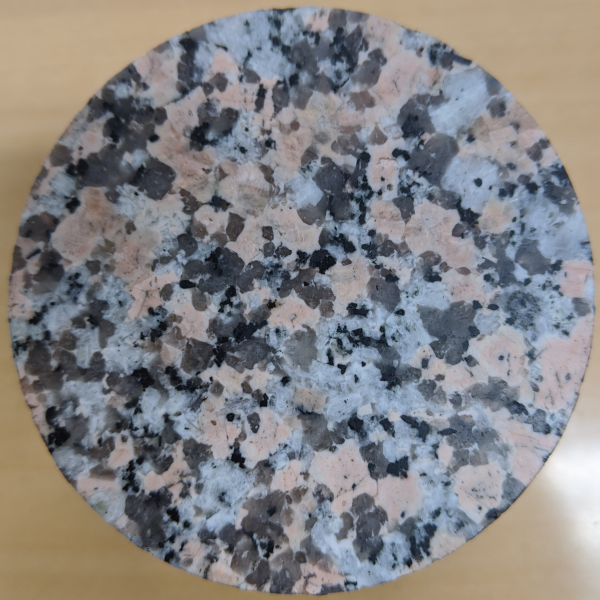
#> input picture Src/Model/core_top_face.png, 1200 x 1199 px, found by its file name (shown at 1/2 size)
$ python img.py
#> lines starting #> are read from the running program, lines starting #| are printed output that depends on the picture
from PIL import Image
import numpy as np
import matplotlib.pyplot as plt

im=np.array(Image.open("core_top_face.png"))
#> im is the input picture: shape (1199, 1200, 3); mean R, G, B 132.2, 130.8, 131.7
print(type(im))
#| <class 'numpy.ndarray'>
print(im.dtype)
#| uint8
print(im.shape)
#| (1199, 1200, 3)

fig=plt.figure()
ax=fig.add_subplot(111)
ax.imshow(im)

Xa=[300,300]
Xb=[900,900]

xlim=ax.get_xlim()
ylim=ax.get_xlim()

ax.vlines(Xa[0],ylim[0],ylim[1])
ax.vlines(Xb[0],ylim[0],ylim[1])
ax.hlines(Xa[1],xlim[0],xlim[1])
ax.hlines(Xb[1],xlim[0],xlim[1])

IM=im[Xa[0]:Xb[0],Xa[1]:Xb[1],:]
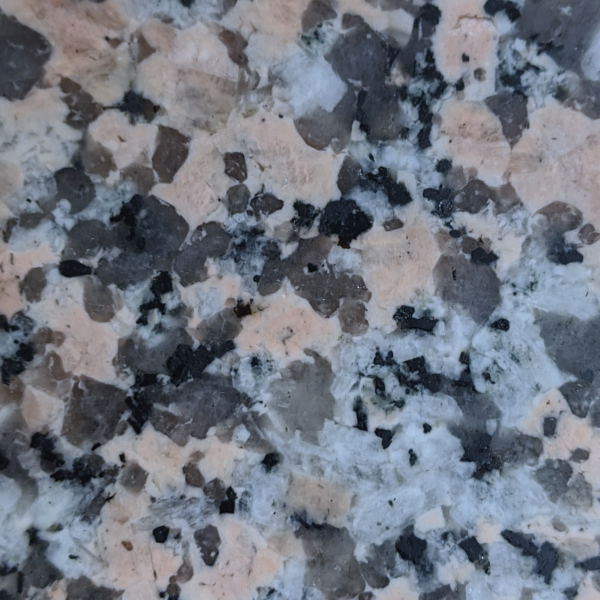
#> IM: shape (600, 600, 3); mean R, G, B 113.4, 118.9, 129.5
print(np.shape(IM))
#| (600, 600, 3)

fig2=plt.figure()
bx=fig2.add_subplot(121)
bx.imshow(IM[:,:,:])
cx=fig2.add_subplot(122)
ix=325
Rx=IM[ix,:,0]
#> Rx = 600 values, max 181 at index 319, min 6 at index 506, mean 114.1
Gx=IM[ix,:,1]
#> Gx = 600 values, max 185 at index 460, min 12 at index 496, mean 118.4
Bx=IM[ix,:,2]
#> Bx = 600 values, max 215 at index 459, min 21 at index 4, mean 128.4

cx.plot(IM[ix,:,0],"-r",markersize=1,alpha=0.5)
cx.plot(IM[ix,:,1],"-g",markersize=1,alpha=0.5)
cx.plot(IM[ix,:,2],"-b",markersize=1,alpha=0.5)
#cx.plot(IM[:,:,0],np.mean(IM,axis=2),"o",markersize=1,alpha=0.3)
#cx.plot(IM[:,:,0],IM[:,:,1],".b",markersize=1,alpha=0.3)
xlim=bx.get_xlim()
ylim=bx.get_ylim()
bx.hlines(ix,xlim[0],xlim[1])
cx.grid(True)


fig3=plt.figure()
dx1=fig3.add_subplot(411)
dx2=fig3.add_subplot(412)
dx3=fig3.add_subplot(413)
dx4=fig3.add_subplot(414)
ndat=np.shape(IM)
#> ndat = (600, 600, 3)
R=np.reshape(IM[:,:,0],[ndat[0]*ndat[1]])
G=np.reshape(IM[:,:,1],[ndat[0]*ndat[1]])
B=np.reshape(IM[:,:,2],[ndat[0]*ndat[1]])
dx1.hist(R,bins=40,color="r")
dx2.hist(G,bins=40,color="b",alpha=0.5)
dx3.hist(B,bins=40,color="g",alpha=0.75)
dx1.grid(True)
dx2.grid(True)
dx3.grid(True)

K=[170,155,155]
Na=[150,175,200]
Q=[100,110,120]
Bt=[50,50,50]

K=[150,155,167]
Na=[131,137,148]
Q=[89,97,106]
Bt=[62,68,76]

D=np.reshape([K,Na,Q,Bt],[1,4,3])

dx1.set_xlim([0,256])
dx2.set_xlim([0,256])
dx3.set_xlim([0,256])
dx4.imshow(D)


fp=open("rgb.dat","w")
print(len(R))
#| 360000
fp.write(str(len(R))+"\n");
for k in range(len(R)):
    dat=str(R[k])+", "+str(G[k])+", "+str(B[k])+"\n"
    fp.write(dat)
fp.close()

fp=open("rgb1d.dat","w")
n=len(Rx)
#> n = 600
fp.write(str(n)+"\n");
for k in range(n):
    dat=str(Rx[k])+", "+str(Gx[k])+", "+str(Bx[k])+"\n"
    fp.write(dat)
fp.close()

plt.show()
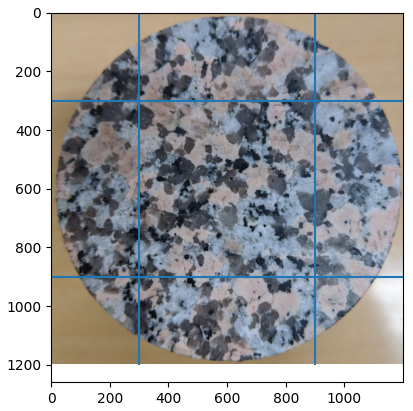
#> figure drawn by matplotlib, 1 panel
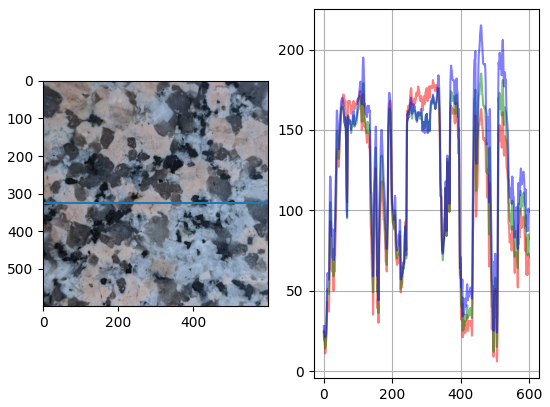
#> figure drawn by matplotlib, 2 panels; panel 2: curve peaks at x = 319, y = 181; panel 2: curve peaks at x = 460, y = 185; panel 2: curve peaks at x = 459, y = 215
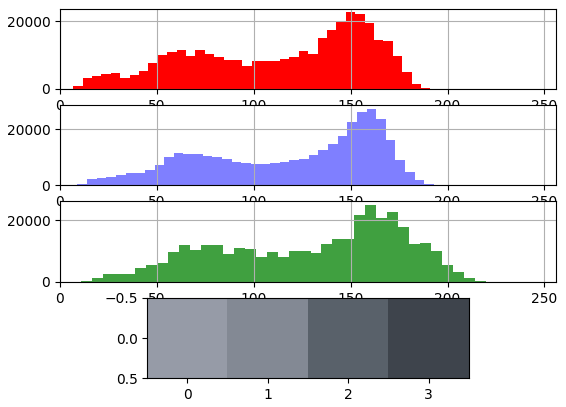
#> figure drawn by matplotlib, 4 panels; panel 1: tallest bar 22602 high, from x = 147.5 to 152.3; panel 2: tallest bar 27190 high, from x = 158.2 to 163.2; panel 3: tallest bar 24800 high, from x = 157.6 to 163.2
